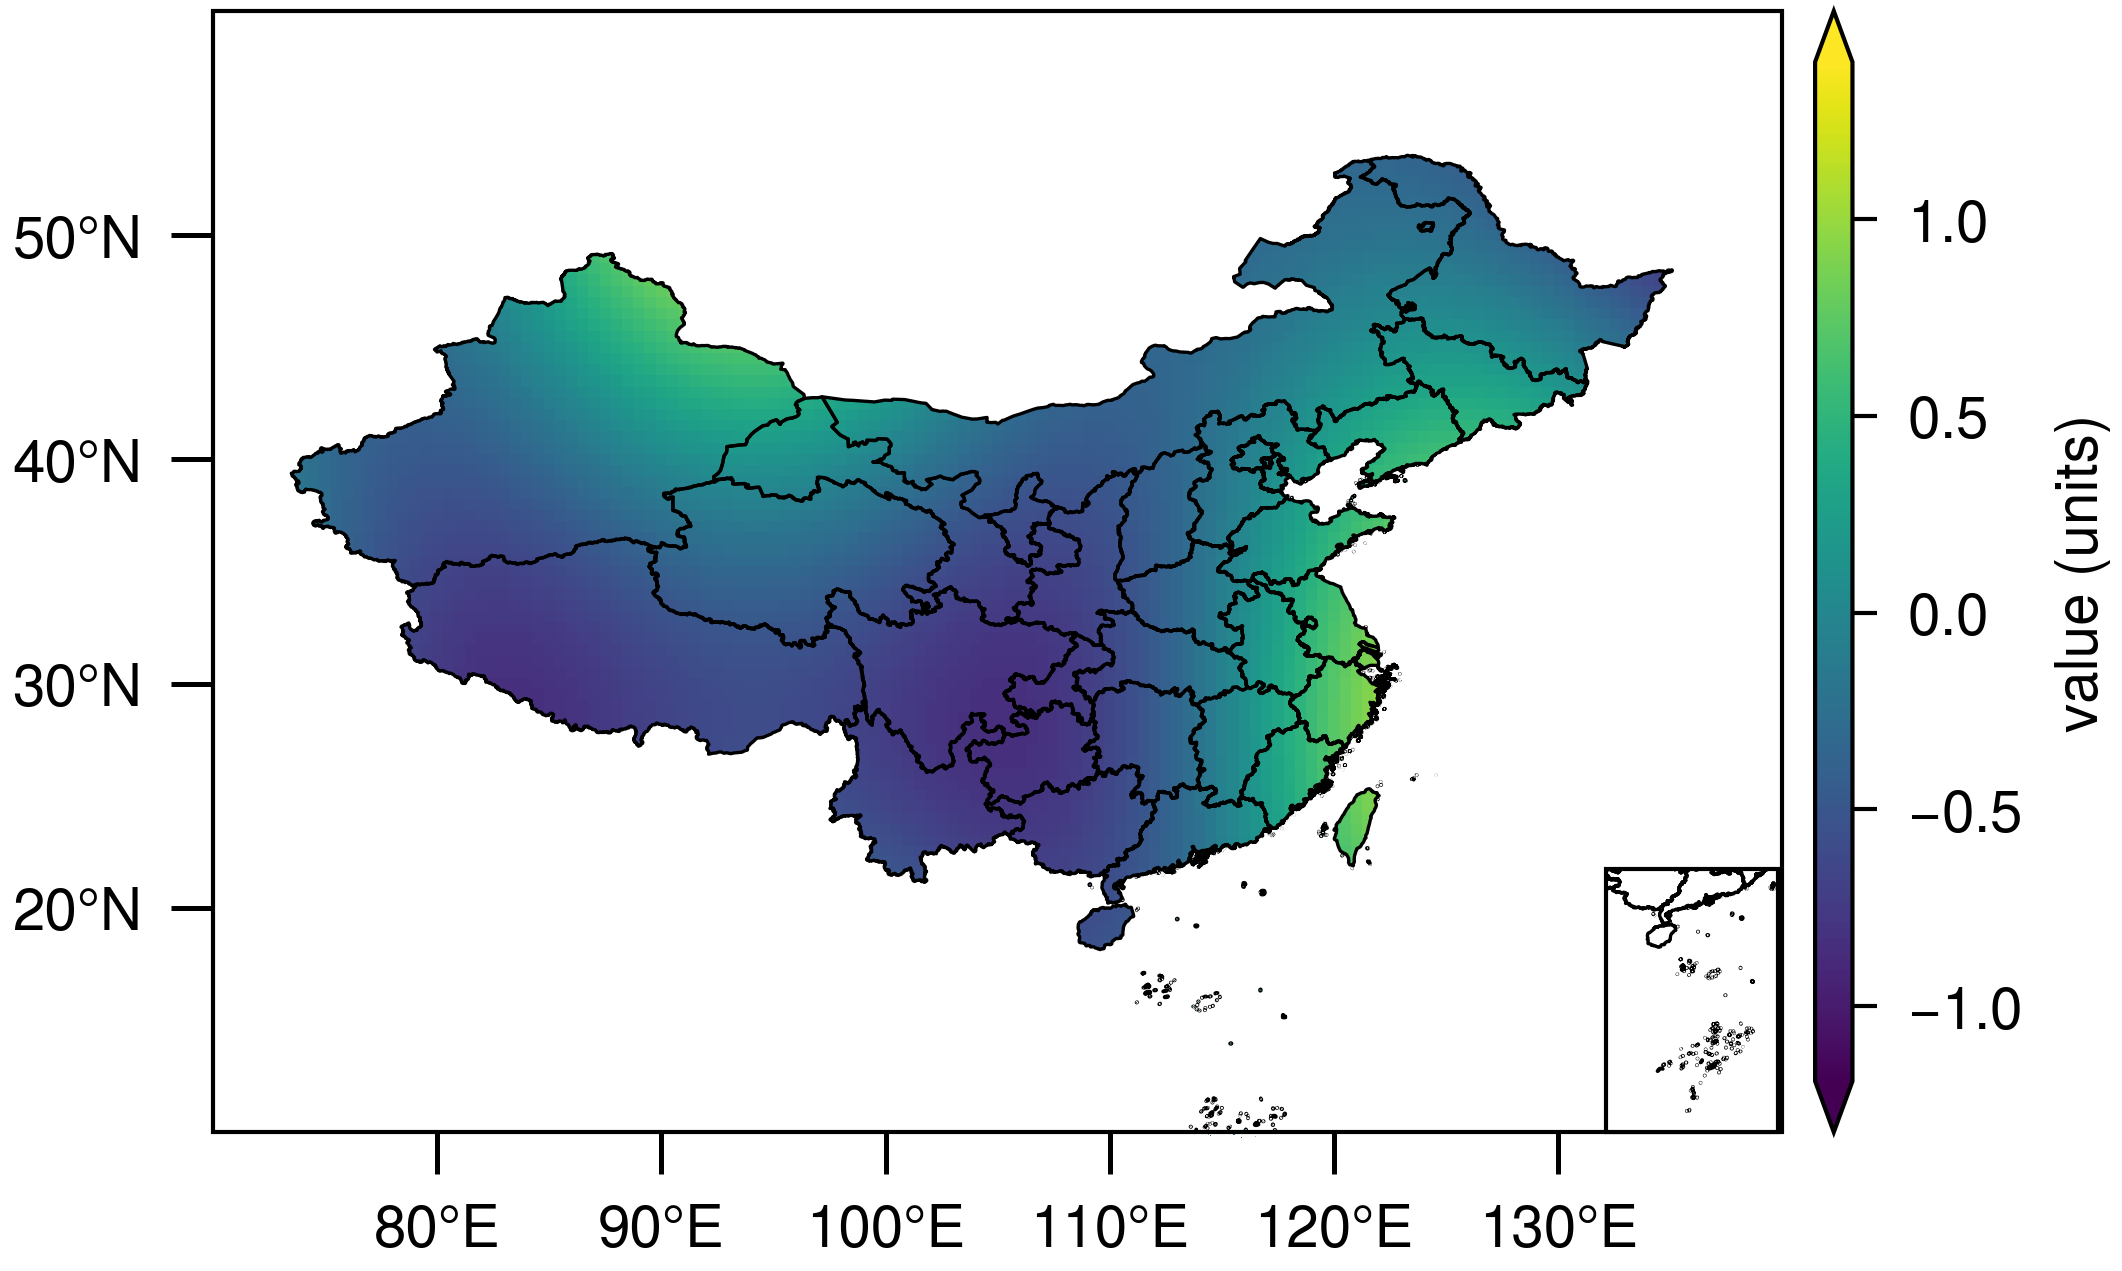

The Python source for this figure:
"""China provincial map with a colour-mapped field — styled with EasyPlotLib.

The standard "gridded variable over China" figure, drawn the compliant way:

* a main axis showing a continuous field (here a synthetic lon/lat grid — swap in
  your own temperature / precipitation / concentration array) drawn with
  ``ax.pcolormesh(..., cmap=epl.COLORMAPS["sequential"], transform=PROJ)`` and
  **clipped to the national outline** so colour only appears over land,
* provincial boundaries from :mod:`cnmaps` (``get_adm_maps`` — the correct,
  up-to-date national outline) drawn on top, and
* a small **South China Sea inset in the bottom-right corner** carrying the
  nine-dash line (南海九段线) — the publication-required layout for any map of China.

Two things make this publication-grade:

1. **Clip the field to China.** ``get_adm_maps(level="省", engine="geopandas")``
   returns a GeoDataFrame; ``MapPolygon(prov.geometry.union_all())`` fuses the
   provinces into one boundary that :func:`cnmaps.clip_pcolormesh_by_map` uses as a
   clip path, so the ``pcolormesh`` rectangle is trimmed to the coastline.

2. **Make the colourbar match the MAP height, not the cell.** A geographic axis uses
   ``set_aspect("equal")``, so the drawn map is shorter than the grid cell matplotlib
   allotted it (Δlon ≠ Δlat). ``fig.colorbar`` otherwise sizes the bar to the *cell*
   and it stands taller than the map. The fix: let the constrained-layout engine place
   the bar, ``fig.canvas.draw()``, freeze the layout, then clamp the colourbar axes'
   ``y0``/height to the map's drawn ``get_position()`` (horizontal placement is kept).
   See ``tests/test_map_aspect_colorbar.py`` for the standalone lesson + regression.

The nine-dash line ships *inside the province set* (cnmaps attaches the South China
Sea islands to Hainan, so ``get_adm_maps(level="省")`` already reaches ~3.8°N); the
same ``prov`` therefore draws both the main boundaries and the inset. Geometries are
added with ``ax.add_geometries(geom, crs=PROJ, ...)``, which takes the source CRS
inline (cnmaps returns lon/lat with no CRS tag).

Dependencies beyond EasyPlotLib: ``cartopy``, ``cnmaps``.

Run::

    python examples/maps/china_provinces.py   # writes china_provinces.{pdf,png}
"""

import os

import cartopy.crs as ccrs
from cartopy.mpl.ticker import LongitudeFormatter, LatitudeFormatter
import matplotlib.pyplot as plt
import numpy as np

import EasyPlotLib as epl

HERE = os.path.dirname(__file__)
PROJ = ccrs.PlateCarree()

EXTENTS_MAIN = [70, 140, 10, 60]   # whole country, mainland-framed
EXTENTS_SUB = [105, 120, 2, 25]    # South China Sea / nine-dash line


def _draw_china(ax, prov, lw=0.4):
    """Provincial boundaries (and, in the inset, the nine-dash line)."""
    ax.add_geometries(prov.geometry, crs=PROJ, facecolor="none",
                      edgecolor="black", linewidth=lw)


def _demo_field():
    """A smooth synthetic field on the lon/lat grid — replace with your data."""
    lon = np.linspace(EXTENTS_MAIN[0], EXTENTS_MAIN[1], 141)
    lat = np.linspace(EXTENTS_MAIN[2], EXTENTS_MAIN[3], 101)
    LO, LA = np.meshgrid(lon, lat)
    data = np.sin(LO / 12) * np.cos(LA / 9) + 0.4 * np.cos(LO / 5)
    return lon, lat, data


def main():
    # Square-ish single Nature column — a projected map should not be stretched.
    epl.journal_style("nat1", base_style="nature", ratio=1.0)

    from cnmaps import get_adm_maps, clip_pcolormesh_by_map, MapPolygon

    prov = get_adm_maps(level="省", engine="geopandas")
    # One fused boundary to use as the clip path for the field.
    china_outline = MapPolygon(prov.geometry.union_all())

    fig, ax = plt.subplots(subplot_kw={"projection": PROJ}, layout="constrained")

    # 1) Colour-mapped field, clipped to the national outline.
    lon, lat, data = _demo_field()
    mesh = ax.pcolormesh(lon, lat, data, cmap=epl.COLORMAPS["sequential"],
                         shading="auto", transform=PROJ, rasterized=True)
    clip_pcolormesh_by_map(mesh, china_outline)

    # 2) Boundaries on top.
    _draw_china(ax, prov)

    ax.set_extent(EXTENTS_MAIN, crs=PROJ)

    # Real lon/lat axis ticks with degree labels, owned by the matplotlib axes.
    # (Don't use a cartopy gridliner for this: its redraw clips outward ticks
    # unreliably, so they sometimes vanish.) Ticks point OUT to each lon/lat.
    ax.set_xticks(np.arange(80, 131, 10), crs=PROJ)
    ax.set_yticks(np.arange(20, 51, 10), crs=PROJ)
    ax.xaxis.set_major_formatter(LongitudeFormatter())
    ax.yaxis.set_major_formatter(LatitudeFormatter())
    ax.tick_params(direction="out", length=5, width=0.6)

    # 3) Colourbar — placed by the layout engine, then clamped to the map height.
    cb = fig.colorbar(mesh, ax=ax, fraction=0.046, pad=0.02, aspect=30,
                      extend="both")
    cb.set_label("value (units)")

    # 4) South China Sea inset, bottom-right corner, carrying the nine-dash line.
    sub = ax.inset_axes((0.825, 0.0, 0.235, 0.235), projection=PROJ)
    _draw_china(sub, prov)
    sub.set_extent(EXTENTS_SUB, crs=PROJ)
    sub.set_xticks([])
    sub.set_yticks([])
    for spine in sub.spines.values():
        spine.set_linewidth(0.5)

    # Freeze the layout and clamp the colourbar's height/bottom to the drawn map,
    # so the bar matches the map height instead of the (taller) grid cell.
    fig.canvas.draw()
    fig.set_layout_engine("none")
    pm, pc = ax.get_position(), cb.ax.get_position()
    cb.ax.set_position([pc.x0, pm.y0, pc.width, pm.height])

    out = os.path.join(HERE, "china_provinces")
    paths = epl.save_pub(fig, out, formats=("pdf", "png"))
    plt.close(fig)
    print("wrote", *paths)


if __name__ == "__main__":
    main()
